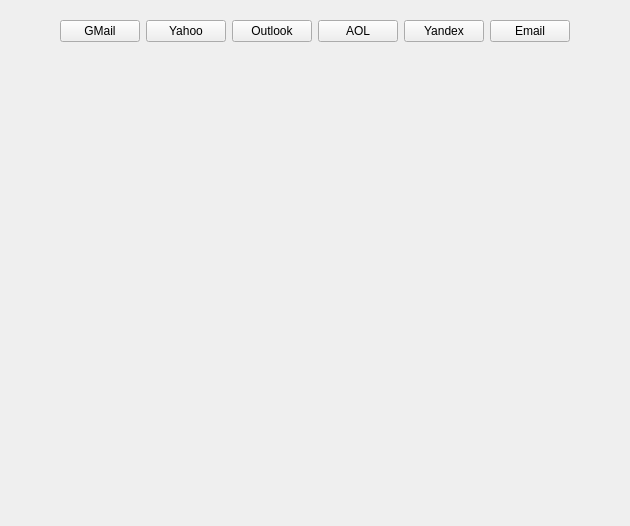
  <widget class="QWizardPage" name="WebmalPage">
   <property name="title">
    <string>RetroShare is better with Friends </string>
   </property>
   <property name="subTitle">
    <string>Invite your Friends from other Networks to RetroShare.</string>
   </property>
   <attribute name="pageId">
    <string notr="true">ConnectFriendWizard::Page_WebMail</string>
   </attribute>
   <layout class="QGridLayout" name="gridLayout">
    <item row="0" column="0">
     <layout class="QHBoxLayout" name="horizontalLayout_10">
      <property name="leftMargin">
       <number>9</number>
      </property>
      <property name="topMargin">
       <number>9</number>
      </property>
      <property name="rightMargin">
       <number>9</number>
      </property>
      <property name="bottomMargin">
       <number>9</number>
      </property>
      <item>
       <spacer name="horizontalSpacer_2">
        <property name="orientation">
         <enum>Qt::Horizontal</enum>
        </property>
        <property name="sizeType">
         <enum>QSizePolicy::Preferred</enum>
        </property>
        <property name="sizeHint" stdset="0">
         <size>
          <width>40</width>
          <height>20</height>
         </size>
        </property>
       </spacer>
      </item>
      <item>
       <widget class="QPushButton" name="gmailButton">
        <property name="text">
         <string>GMail</string>
        </property>
        <property name="icon">
         <iconset resource="../icons.qrc">
          <normaloff>:/icons/gmail.png</normaloff>:/icons/gmail.png</iconset>
        </property>
        <property name="iconSize">
         <size>
          <width>32</width>
          <height>32</height>
         </size>
        </property>
        <property name="checkable">
         <bool>false</bool>
        </property>
       </widget>
      </item>
      <item>
       <widget class="QPushButton" name="yahooButton">
        <property name="text">
         <string>Yahoo</string>
        </property>
        <property name="icon">
         <iconset resource="../icons.qrc">
          <normaloff>:/icons/yahoo.png</normaloff>:/icons/yahoo.png</iconset>
        </property>
        <property name="iconSize">
         <size>
          <width>32</width>
          <height>32</height>
         </size>
        </property>
        <property name="checkable">
         <bool>false</bool>
        </property>
       </widget>
      </item>
      <item>
       <widget class="QPushButton" name="outlookButton">
        <property name="text">
         <string>Outlook</string>
        </property>
        <property name="icon">
         <iconset resource="../icons.qrc">
          <normaloff>:/icons/outlook.png</normaloff>:/icons/outlook.png</iconset>
        </property>
        <property name="iconSize">
         <size>
          <width>32</width>
          <height>32</height>
         </size>
        </property>
        <property name="checkable">
         <bool>false</bool>
        </property>
       </widget>
      </item>
      <item>
       <widget class="QPushButton" name="aolButton">
        <property name="text">
         <string>AOL</string>
        </property>
        <property name="icon">
         <iconset resource="../icons.qrc">
          <normaloff>:/icons/aol.png</normaloff>:/icons/aol.png</iconset>
        </property>
        <property name="iconSize">
         <size>
          <width>32</width>
          <height>32</height>
         </size>
        </property>
        <property name="checkable">
         <bool>false</bool>
        </property>
       </widget>
      </item>
      <item>
       <widget class="QPushButton" name="yandexButton">
        <property name="text">
         <string>Yandex</string>
        </property>
        <property name="icon">
         <iconset resource="../icons.qrc">
          <normaloff>:/icons/yandex.png</normaloff>:/icons/yandex.png</iconset>
        </property>
        <property name="iconSize">
         <size>
          <width>32</width>
          <height>32</height>
         </size>
        </property>
        <property name="checkable">
         <bool>false</bool>
        </property>
       </widget>
      </item>
      <item>
       <widget class="QPushButton" name="emailButton">
        <property name="text">
         <string>Email</string>
        </property>
        <property name="icon">
         <iconset resource="../icons.qrc">
          <normaloff>:/icons/mail_128.png</normaloff>:/icons/mail_128.png</iconset>
        </property>
        <property name="iconSize">
         <size>
          <width>32</width>
          <height>32</height>
         </size>
        </property>
       </widget>
      </item>
      <item>
       <spacer name="horizontalSpacer">
        <property name="orientation">
         <enum>Qt::Horizontal</enum>
        </property>
        <property name="sizeType">
         <enum>QSizePolicy::Preferred</enum>
        </property>
        <property name="sizeHint" stdset="0">
         <size>
          <width>40</width>
          <height>20</height>
         </size>
        </property>
       </spacer>
      </item>
     </layout>
    </item>
    <item row="1" column="0">
     <layout class="QHBoxLayout" name="horizontalLayout_12">
      <item>
       <spacer name="horizontalSpacer_3">
        <property name="orientation">
         <enum>Qt::Horizontal</enum>
        </property>
        <property name="sizeHint" stdset="0">
         <size>
          <width>40</width>
          <height>20</height>
         </size>
        </property>
       </spacer>
      </item>
      <item>
       <spacer name="horizontalSpacer_4">
        <property name="orientation">
         <enum>Qt::Horizontal</enum>
        </property>
        <property name="sizeHint" stdset="0">
         <size>
          <width>40</width>
          <height>20</height>
         </size>
        </property>
       </spacer>
      </item>
     </layout>
    </item>
    <item row="2" column="0">
     <spacer name="verticalSpacer_6">
      <property name="orientation">
       <enum>Qt::Vertical</enum>
      </property>
      <property name="sizeHint" stdset="0">
       <size>
        <width>20</width>
        <height>444</height>
       </size>
      </property>
     </spacer>
    </item>
   </layout>
  </widget>
